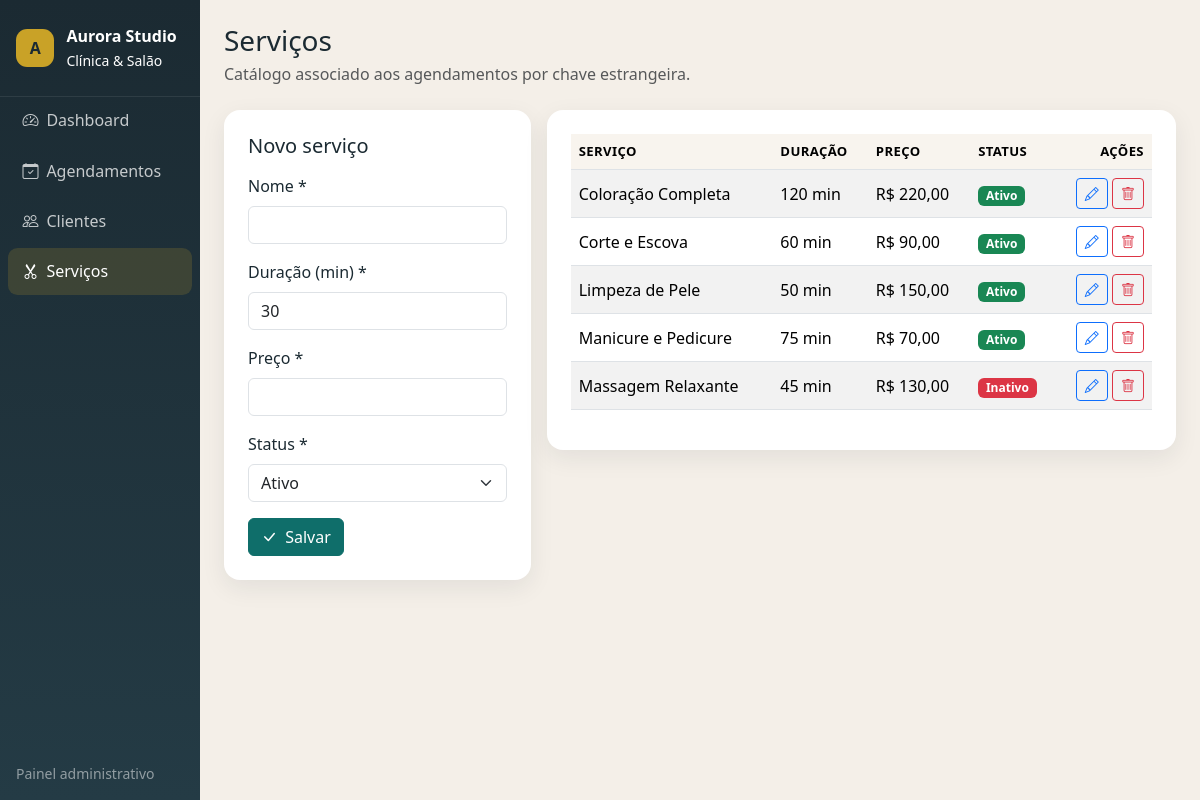
Page /servicos.php on the committed database.
### tables this page shows
CREATE TABLE servicos (
    id               INT UNSIGNED AUTO_INCREMENT PRIMARY KEY,
    nome             VARCHAR(100) NOT NULL,
    duracao_minutos  INT UNSIGNED NOT NULL DEFAULT 30,
    preco            DECIMAL(10,2) NOT NULL DEFAULT 0.00,
    status           ENUM('ativo', 'inativo') NOT NULL DEFAULT 'ativo'
);

### servicos.php (the view, shortened to what this page needs)
<?php
require_once __DIR__ . '/includes/conexao.php';
$edicao = [
    'id' => 0,
    'nome' => '',
    'duracao_minutos' => 30,
    'preco' => '',
    'status' => 'ativo',
];
$servicos = $pdo->query('SELECT * FROM servicos ORDER BY nome')->fetchAll();
require_once __DIR__ . '/includes/header.php';
?>
<div class="mb-4">
    <h1 class="h3 mb-1">Serviços</h1>
    <p class="text-muted mb-0">Catálogo associado aos agendamentos por chave estrangeira.</p>
</div>
<div class="row g-3">
    <div class="col-lg-4">
        <div class="panel p-3 p-md-4">
            <h2 class="h5 mb-3"><?= $edicao['id'] ? 'Editar serviço' : 'Novo serviço' ?></h2>
            <form class="needs-validation" method="post" novalidate>
                <div class="mb-3">
                    <label class="form-label" for="nome">Nome *</label>
                    <input class="form-control" id="nome" name="nome" value="<?= e((string) $edicao['nome']) ?>" required>
                </div>
                <div class="mb-3">
                    <label class="form-label" for="duracao_minutos">Duração (min) *</label>
                    <input class="form-control" type="number" min="10" id="duracao_minutos" name="duracao_minutos" value="<?= e((string) $edicao['duracao_minutos']) ?>" required>
                </div>
                <div class="mb-3">
                    <label class="form-label" for="preco">Preço *</label>
                    <input class="form-control" id="preco" name="preco" value="<?= e((string) $edicao['preco']) ?>" required>
                </div>
                <div class="mb-3">
                    <label class="form-label" for="status">Status *</label>
                    <select class="form-select" id="status" name="status" required>
                        <option value="ativo" <?= $edicao['status'] === 'ativo' ? 'selected' : '' ?>>Ativo</option>
                    </select>
                </div>
                <button class="btn btn-aurora" type="submit"><i class="bi bi-check-lg me-1"></i> Salvar</button>
            </form>
        </div>
    </div>
    <div class="col-lg-8">
        <div class="panel p-3 p-md-4">
            <div class="table-responsive">
                <table class="table table-striped table-hover align-middle">
                    <thead>
                        <tr>
                            <th>Serviço</th>
                            <th>Duração</th>
                            <th>Preço</th>
                            <th>Status</th>
                            <th class="text-end">Ações</th>
                        </tr>
                    </thead>
                    <tbody>
                    <?php foreach ($servicos as $item): ?>
                        <tr>
                            <td><?= e($item['nome']) ?></td>
                            <td><?= (int) $item['duracao_minutos'] ?> min</td>
                            <td><?= e(formatar_moeda($item['preco'])) ?></td>
                            <td><?= badge_status_cadastro($item['status']) ?></td>
                            <td class="text-end text-nowrap">
                                <a class="btn btn-sm btn-outline-primary" href="servicos.php?editar=<?= (int) $item['id'] ?>" title="Editar">
                                    <i class="bi bi-pencil"></i>
                                </a>
                                <button class="btn btn-sm btn-outline-danger" type="button"
                                        data-bs-toggle="modal"
                                        data-bs-target="#modalExcluir"
                                        data-id="<?= (int) $item['id'] ?>"
                                        data-nome="<?= e($item['nome']) ?>"
                                        title="Excluir">
                                    <i class="bi bi-trash"></i>
                                </button>
                            </td>
                        </tr>
                    <?php endforeach; ?>
                    </tbody>
                </table>
            </div>
        </div>
    </div>
</div>
<?php require_once __DIR__ . '/includes/footer.php'; ?>

### includes/helpers.php (shortened to what this page needs)
<?php
function e(?string $value): string
{
    return htmlspecialchars((string) $value, ENT_QUOTES, 'UTF-8');
}
function badge_status_cadastro(string $status): string
{
    if ($status === 'ativo') {
        return '<span class="badge bg-success">Ativo</span>';
    }
    return '<span class="badge bg-danger">Inativo</span>';
}
function formatar_moeda($valor): string
{
    return 'R$ ' . number_format((float) $valor, 2, ',', '.');
}

### assets/css/app.css (style rules this page uses)
:root { --aurora-ink: #1b2a32; --aurora-teal: #0f6e6a; --aurora-teal-dark: #0b524f; --aurora-sand: #f4efe8; --aurora-gold: #c9a227; }
body { background: var(--aurora-sand); color: var(--aurora-ink); font-family: "Segoe UI", system-ui, -apple-system, sans-serif; }
.panel { background: #fff; border-radius: 1rem; box-shadow: 0 8px 24px rgba(27, 42, 50, 0.08); }
.btn-aurora { background: var(--aurora-teal); border-color: var(--aurora-teal); color: #fff; }
.table thead th { background: #f8f4ee; font-size: 0.82rem; text-transform: uppercase; letter-spacing: 0.03em; }

### rows in the picture
servicos: nome "Coloração Completa", duracao_minutos "120", preco "R$ 220,00", status "Ativo"
servicos: nome "Corte e Escova", duracao_minutos "60", preco "R$ 90,00", status "Ativo"
servicos: nome "Limpeza de Pele", duracao_minutos "50", preco "R$ 150,00", status "Ativo"
servicos: nome "Manicure e Pedicure", duracao_minutos "75", preco "R$ 70,00", status "Ativo"
servicos: nome "Massagem Relaxante", duracao_minutos "45", preco "R$ 130,00"

### other values in the picture
$label "Dashboard"
$label "Agendamentos"
$label "Clientes"
$label "Serviços"
